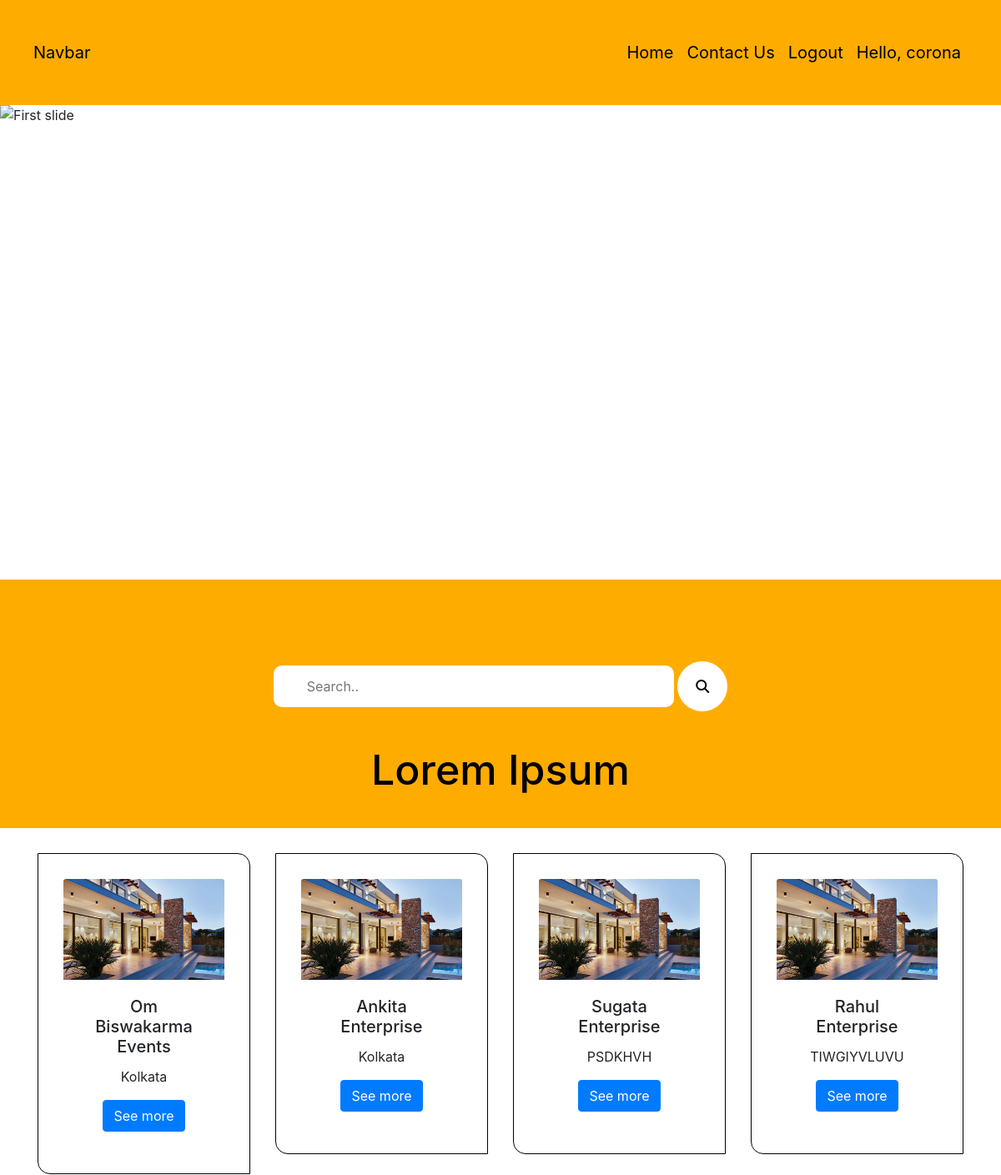
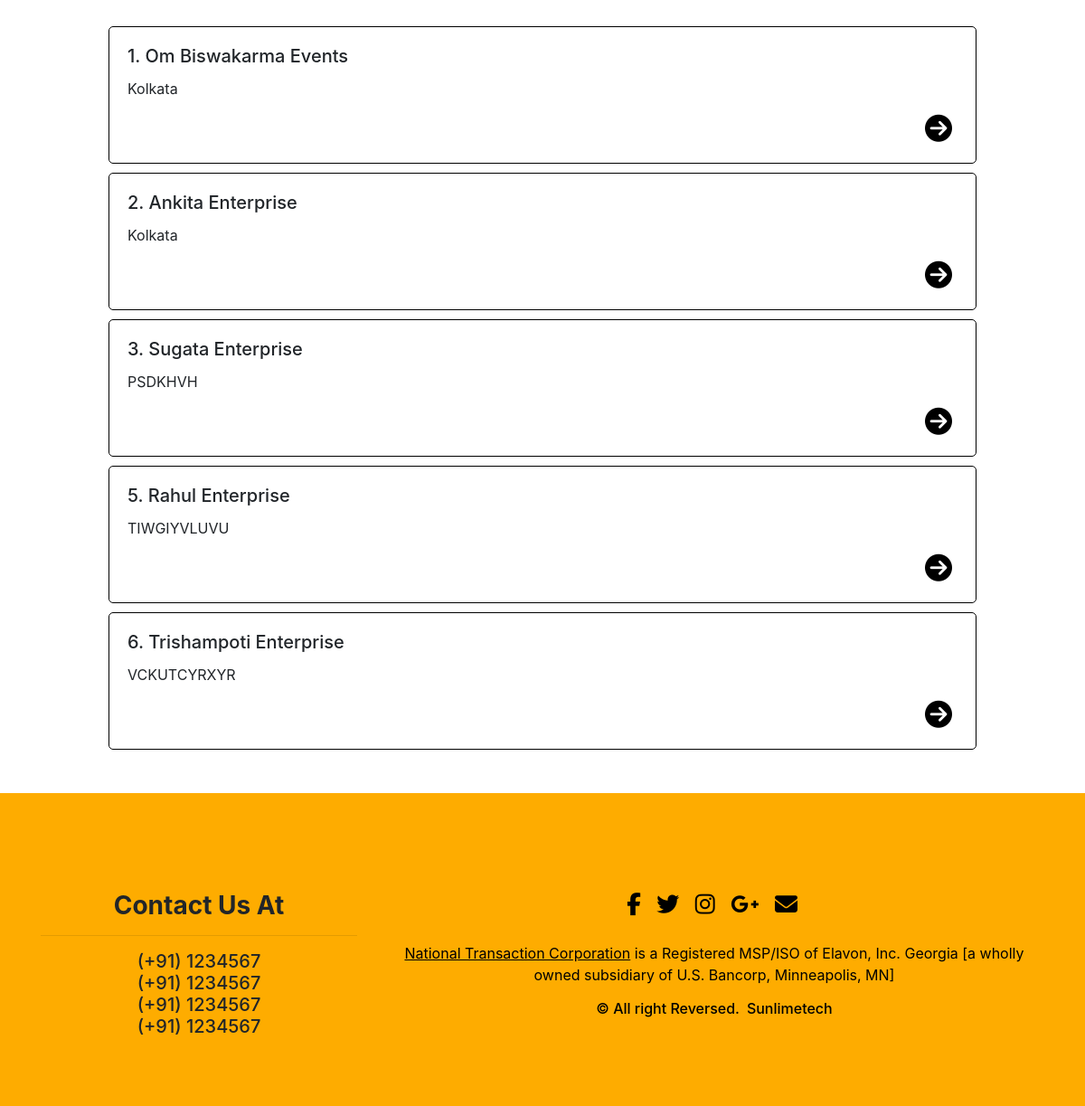
Page / (signed in) on the committed database (2 pictures, top to bottom).
### ets/models.py (models this page shows, shortened)
class Property(models.Model):
    id = models.AutoField(primary_key = True)
    desc =models.TextField(default=" ")
    flooring =models.CharField(max_length=100,default=" ")
    lift =models.CharField(max_length=300,default=" ")
    furnished =models.CharField(max_length=200, default=" ")
    configuration =models.TextField(default=" ")
    tower =models.CharField(max_length=200,default=" ")
    highlights =models.CharField(max_length=100,default=" ")
    locality_recom =models.TextField(default=" ")
    name = models.CharField(max_length=1000, default="")
    builder_name = models.CharField(max_length=1000, default="")
    locations =models.CharField(max_length=1000,default="Lorem Ipsum is simply dummy text of the printing and typesetting industry. Lorem Ipsum has been the industry's standard dummy text ever since the 1500s,")
    landmark = models.CharField(max_length=1000,default="")
    overlook = models.CharField(max_length=1000,default="")
    flooring = models.CharField(max_length=1000, default="")
    water = models.CharField(max_length=1000,default="")
    car_parking =models.CharField(max_length=1000,default="")
    electricity =models.CharField(max_length=1000,default="")
    full_address = models.CharField(max_length=1000, default="")
    floor_plan = models.ImageField(default=False)
    amenities = models.CharField(max_length=1000, default="")
    flat_sqft =models.CharField(max_length=1000,default="")
    price = models.CharField(max_length=1000,default="")
    pic =models.ImageField(upload_to="ets/images", default="")

### ets/views.py (the view)
# urls.py: path('', views.index, name='index'),
def index(request):
    all_properties = Property.objects.all()
    return render(request, "ets/index.html", {'all_properties':all_properties})

### ets/templates/ets/index.html (shortened to what this page needs)
{% load static %}
<!DOCTYPE html>
<html lang="en">
<head>
	<link rel="stylesheet" href="https://cdn.jsdelivr.net/npm/bootstrap@4.6.1/dist/css/bootstrap.min.css"
>
	<link rel="stylesheet" href="https://pro.fontawesome.com/releases/v5.10.0/css/all.css"
 />
	<link rel="stylesheet" href="http://maxcdn.bootstrapcdn.com/font-awesome/4.3.0/css/font-awesome.min.css">
	<link rel="stylesheet" href="http://fortawesome.github.io/Font-Awesome/assets/font-awesome/css/font-awesome.css">
</head>
<body>
	<nav class="navbar navbar-expand-lg navbar-dark"
		style="background-color: #FEAC00; color: black; font-size: 20px; padding: 40px;">
		<a style="color: black;" class="navbar-brand" href="#">Navbar</a>
		<div class="collapse navbar-collapse" id="navbarSupportedContent">
			<ul class="navbar-nav ml-auto">
				<li style="color: black;" class="nav-item active">
					<a style="color: black;" class="nav-link" href="/">Home</a>
				</li>
				<li style="color: black;" class="nav-item active">
					<a style="color: black;" class="nav-link" href="/contactus">Contact Us</a>
				</li>
				{% if user.is_authenticated %}
				<p>
					<li class="nav-item">
					<a style="color: black;" class="nav-link" href="/accounts/logout">Logout</a>
				    </li>
					<li class="nav-item">
						<a style="color: black; " class="nav-link">Hello, {{request.user}}</a>
					</li>
				</p>
				{% endif %}
			</ul>
		</div>
	</nav>
	<div id="carouselExampleIndicators" class="carousel slide" data-ride="carousel">
		<ol class="carousel-indicators">
			<li data-target="#carouselExampleIndicators" data-slide-to="0" class="active"></li>
			<li data-target="#carouselExampleIndicators" data-slide-to="1"></li>
			<li data-target="#carouselExampleIndicators" data-slide-to="2"></li>
		</ol>
		<div class="carousel-inner">
			<div class="carousel-caption d-none d-md-block">
			</div>
			<div class="carousel-item active">
				<img class="d-block w-100" style="height: 569px;" src="{% static 'ets/images/pic1.png' %}"
					alt="First slide">
			</div>
		</div>
		<a class="carousel-control-prev" href="#carouselExampleIndicators" role="button" data-slide="prev">
			<span class="carousel-control-prev-icon" aria-hidden="true"></span>
		</a>
		<a class="carousel-control-next" href="#carouselExampleIndicators" role="button" data-slide="next">
			<span class="carousel-control-next-icon" aria-hidden="true"></span>
		</a>
	</div>
	<div style="background-color:#FEAC00; padding-top: 50px; margin-left: auto; margin-right: auto; position: relative;">
		<center>
			<br style="background-color: #FEAC00;">
			<br style="background-color: #FEAC00;">
			<form method="get" action="search/">
				<input type="text" placeholder="Search.." name="query" id="query">
				<button style="border-radius: 50px; height: 60px; width: 60px; background-color: white; border:black "
					type="submit"><i class="fa fa-search"></i></button>
			</form>
		</center>
	</div>
	<div style="background-color: #FEAC00; height: auto;color:black;">
		<h1 style="padding: 40px; text-align:center; font-size: 50px;">Lorem Ipsum</h1>
	</div>
	<div class="row" style="margin: 30px;">
		{% for i in all_properties|slice:":4" %}
		<div class="col-md-3">
			<div class="card"
				style="width: auto; padding: 30px; border: 1px solid black; border-radius: 0px 15px 0px 15px;">
				<img class="card-img-top" src="{{i.pic.url}}" alt="Card image cap">
				<div class="card-body" style="text-align: center;">
					<h5 class="card-title">{{i.name}}</h5>
					<p class="card-text">{{i.locations}}</p>
					<a href="property/{{i.id}}" class="btn btn-primary">See more</a>
				</div>
			</div>
		</div>
		{% endfor %}
	</div>
	<div class="list_flat" style="width: 100%; padding-left: 10%; padding-right: 10%; ">
		{% for i in all_properties %}
		<div class="card" style="border: 1px solid black; margin-top: 10px; border-radius: 5px; ">
			<div class="card-body">
				<h5 class="card-title">{{i.id}}. {{i.name}}</h5>
				<p class="card-text">{{i.locations}}</p>
				<a href="property/{{i.id}}"><button
						style="border: 1px transparent; float: right; background-color: white;"><i
							style="font-size:30px ;" class="fas fa-arrow-circle-right"></i></button></a>
			</div>
		</div>
		{% endfor %}
	</div>
	<br>
	<br>
	<section id="footer">
		<div class="container">
			<div class="row">
		<div class="col-6 col-md-4">
			<br>
			<br>
			<h3>
				<center>
					<strong>Contact Us At
						<hr>
					</strong>
					<p style="font-size: 20px;">(+91) 1234567<br>
						(+91) 1234567<br>
						(+91) 1234567<br>
						(+91) 1234567<br>
					</p>
				</center>
			</h3>
		</div>
		<div class="col-12 col-md-8">
			<div class="row">
				<div class="col-xs-12 col-sm-12 col-md-12 mt-2 mt-sm-5">
					<ul class="list-unstyled list-inline social text-center">
						<li class="list-inline-item"><a href="https://www.fiverr.com/share/qb8D02"><i
									class="fa fa-facebook"></i></a></li>
						<li class="list-inline-item"><a href="https://www.fiverr.com/share/qb8D02"><i
									class="fa fa-twitter"></i></a></li>
						<li class="list-inline-item"><a href="https://www.fiverr.com/share/qb8D02"><i
									class="fa fa-instagram"></i></a></li>
						<li class="list-inline-item"><a href="https://www.fiverr.com/share/qb8D02"><i
									class="fa fa-google-plus"></i></a></li>
						<li class="list-inline-item"><a href="https://www.fiverr.com/share/qb8D02" target="_blank"><i
									class="fa fa-envelope"></i></a></li>
					</ul>
				</div>
			</div>
			<div class="row">
				<div class="col-xs-12 col-sm-12 col-md-12 mt-2 mt-sm-2 text-center text-white">
					<p style="color: black;"><u><a href="https://www.nationaltransaction.com/">National Transaction
								Corporation</a></u> is a
						Registered MSP/ISO of Elavon, Inc. Georgia [a wholly owned subsidiary of U.S. Bancorp,
						Minneapolis, MN]</p>
					<p style="color: black;" class="h6">© All right Reversed.<a class="text-green ml-2"
							href="https://www.sunlimetech.com" target="_blank">Sunlimetech</a></p>
				</div>
			</div>
		</div>
	</div>
		</div>
	</section>
	<link href="//maxcdn.bootstrapcdn.com/bootstrap/4.0.0/css/bootstrap.min.css" rel="stylesheet" id="bootstrap-css">
</body>
</html>

### ets/templates/ets/index.html (style rules this page uses)
input { height: 50px; width: 40%; padding-left: 40px; border-radius: 10px; border: black }
section { padding: 60px 0; }
#footer { background: #FEAC00 !important; }
#footer a { color: black; text-decoration: none !important; background-color: transparent; -webkit-text-decoration-skip: objects; }
#footer ul.social li { padding: 3px 0; }
#footer ul.social li a i { margin-right: 5px; font-size: 25px; -webkit-transition: .5s all ease; -moz-transition: .5s all ease; transition: .5s all ease; }
#footer ul.social li a, #footer ul.quick-links li a { color: black; }

### rows in the picture
Property: pic (picture), name "Om Biswakarma Events", locations "Kolkata", id "1"
Property: pic (picture), name "Ankita Enterprise", locations "Kolkata", id "2"
Property: pic (picture), name "Sugata Enterprise", locations "PSDKHVH", id "3"
Property: pic (picture), name "Rahul Enterprise", locations "TIWGIYVLUVU", id "5"
Property: id "6", name "Trishampoti Enterprise", locations "VCKUTCYRXYR"

### other values in the picture
{{ request.user }} "corona"
